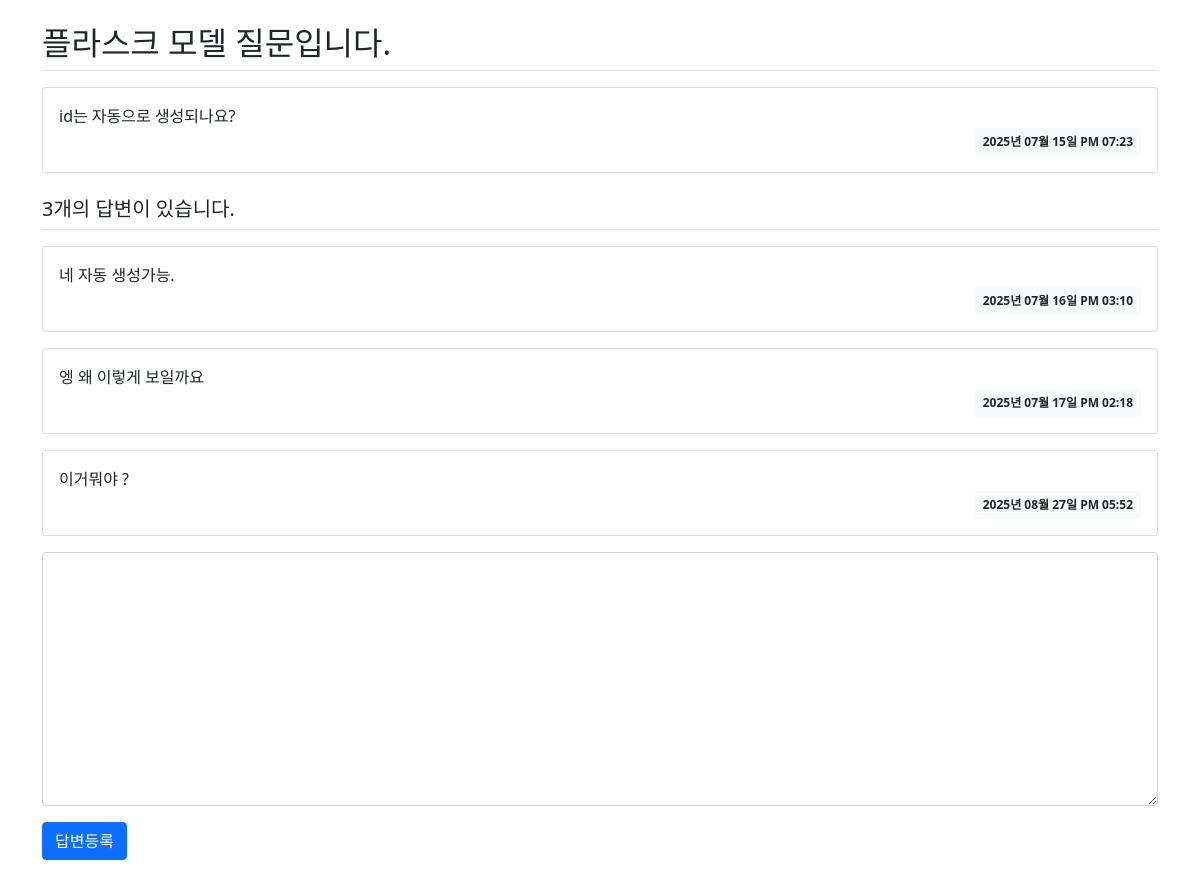
Screenshot of /question/list/2/ with the database file from the repository.
### pybo/models.py (models this page shows)
class Question(db.Model):
    id = db.Column(db.Integer, primary_key=True)
    subject = db.Column(db.String(200), nullable=False)
    content = db.Column(db.Text(), nullable=False)
    create_date = db.Column(db.DateTime(), nullable=False)

class Answer(db.Model):
    id = db.Column(db.Integer, primary_key=True)
    question_id = db.Column(db.Integer, db.ForeignKey('question.id', ondelete='CASCADE'))
    question = db.relationship('Question', backref=db.backref('answer_set'))
    content = db.Column(db.Text(), nullable=False)
    create_date = db.Column(db.DateTime(), nullable=False)

### pybo/views/question_views.py (the view)
@bp.route('/list/<int:question_id>/')
def detail(question_id):
    form = AnswerForm()
    question = Question.query.get_or_404(question_id)
    return render_template('question/question_detail.html', question=question, form=form)

### pybo/forms.py
class AnswerForm(FlaskForm):
    content = TextAreaField('내용', validators=[DataRequired('내용은 필수입력 항목입니다.')])

### pybo/filter.py (called while the page is built)
def format_datetime(value, fmt='%Y년 %m월 %d일 %p %I:%M'):
    return value.strftime(fmt)

### pybo/views/auth_views.py (called while the page is built)
@bp.before_app_request
def load_logged_in_user():
    user_id = session.get('user_id')
    if user_id is None:
        g.user = None
    else:
        g.user = User.query.get(user_id)

### pybo/templates/question/question_detail.html (shortened to what this page needs)
<link rel="stylesheet" href="{{ url_for('static', filename='bootstrap.min.css') }}">
<div class="container my-3">
    <h2 class="border-bottom py-2">{{ question.subject }}</h2>
    <div class="card my-3">
        <div class="card-body">
            <div class="card-text" style="white-space: pre-line;">{{ question.content }}</div>
            <div class="d-flex justify-content-end">
                <div class="badge bg-light text-dark p-2">
                    {{ question.create_date |datetime }}
                </div>
            </div>
        </div>
    </div>
    <h5 class="border-bottom my-3 py-2">{{ question.answer_set|length }}개의 답변이 있습니다.</h5>
    {% for answer in question.answer_set %}
    <div class="card my-3">
        <div class="card-body">
            <div class="card-text" style="white-space: pre-line;">{{ answer.content }}</div>
            <div class="d-flex justify-content-end">
                <div class="badge bg-light text-dark p-2">
                    {{ answer.create_date |datetime }}
                </div>
            </div>
        </div>
    </div>
    {% endfor %}
    <form action="{{ url_for('answer.create', question_id=question.id) }}" method="post" class="my-3">
        <div class="mb-3">
            <textarea name="content" id="content" class="form-control" rows="10"></textarea>
        </div>
        <input type="submit" value="답변등록" class="btn btn-primary">
    </form>
</div>

### rows the page displays
Question: subject "플라스크 모델 질문입니다.", content "id는 자동으로 생성되나요?", create_date "2025년 07월 15일 PM 07:23"
Answer: content "네 자동 생성가능.", create_date "2025년 07월 16일 PM 03:10"
Answer: content "엥 왜 이렇게 보일까요", create_date "2025년 07월 17일 PM 02:18"
Answer: content "이거뭐야 ?", create_date "2025년 08월 27일 PM 05:52"

### other values shown
{{ question.answer_set|length }} "3"
